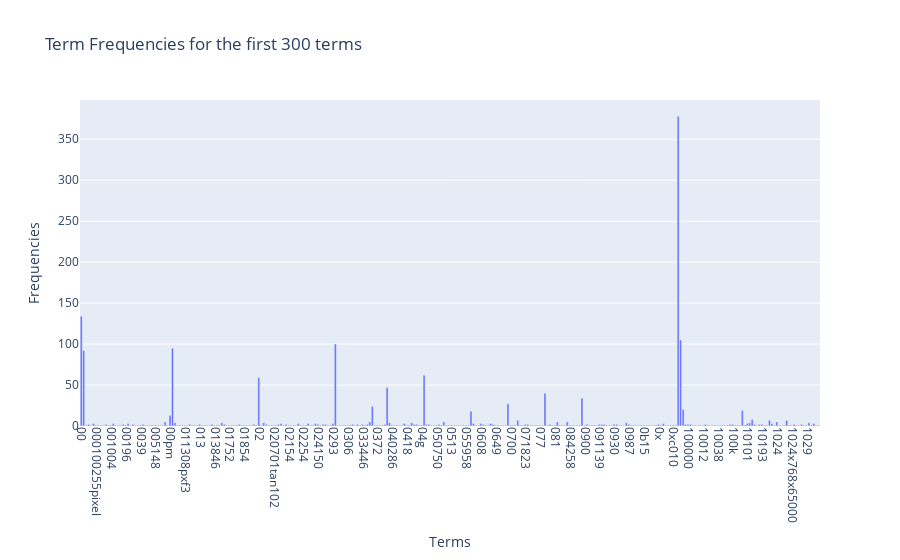

The code cell stored with this chart in its notebook:
### Code cell
# Answer here

import plotly.express as px

fig = px.bar(x=count_vect.get_feature_names_out()[:300],
             y=term_frequencies[:300],
            labels={'x':'Terms', 'y':'Frequencies'},
            title='Term Frequencies for the first 300 terms')
fig.update_layout(xaxis_tickangle=90)
fig.show()

### Figure 1 — Plotly figure (JSON) as saved in the notebook; plotly's stock layout.template omitted (floating-point values rounded to 4 significant figures; data arrays with more than 128 entries replaced by an {"elided": "..."} marker saying what was removed)
{"data": [{"hovertemplate": "Terms=%{x}<br>Frequencies=%{y}<extra></extra>", "legendgroup": "", "marker": {"color": "#636efa", "pattern": {"shape": ""}}, "name": "", "orientation": "v", "showlegend": false, "textposition": "auto", "type": "bar", "x": {"elided": "300 str values"}, "xaxis": "x", "y": {"elided": "300 int values"}, "yaxis": "y"}], "layout": {"barmode": "relative", "legend": {"tracegroupgap": 0}, "title": {"text": "Term Frequencies for the first 300 terms"}, "xaxis": {"anchor": "y", "domain": [0, 1], "tickangle": 90, "title": {"text": "Terms"}}, "yaxis": {"anchor": "x", "domain": [0, 1], "title": {"text": "Frequencies"}}}}
